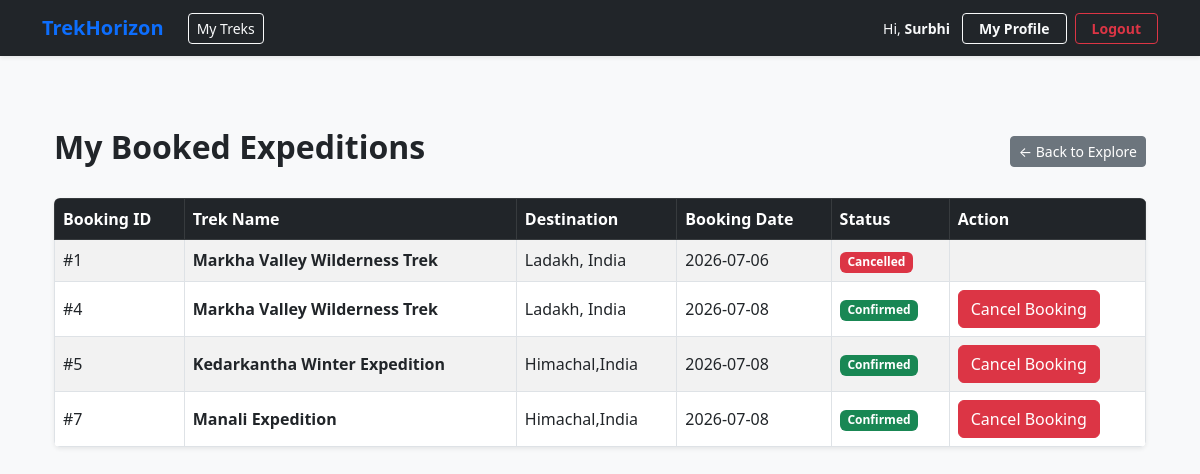
Page /my-bookings (signed in) on the earlier database version.
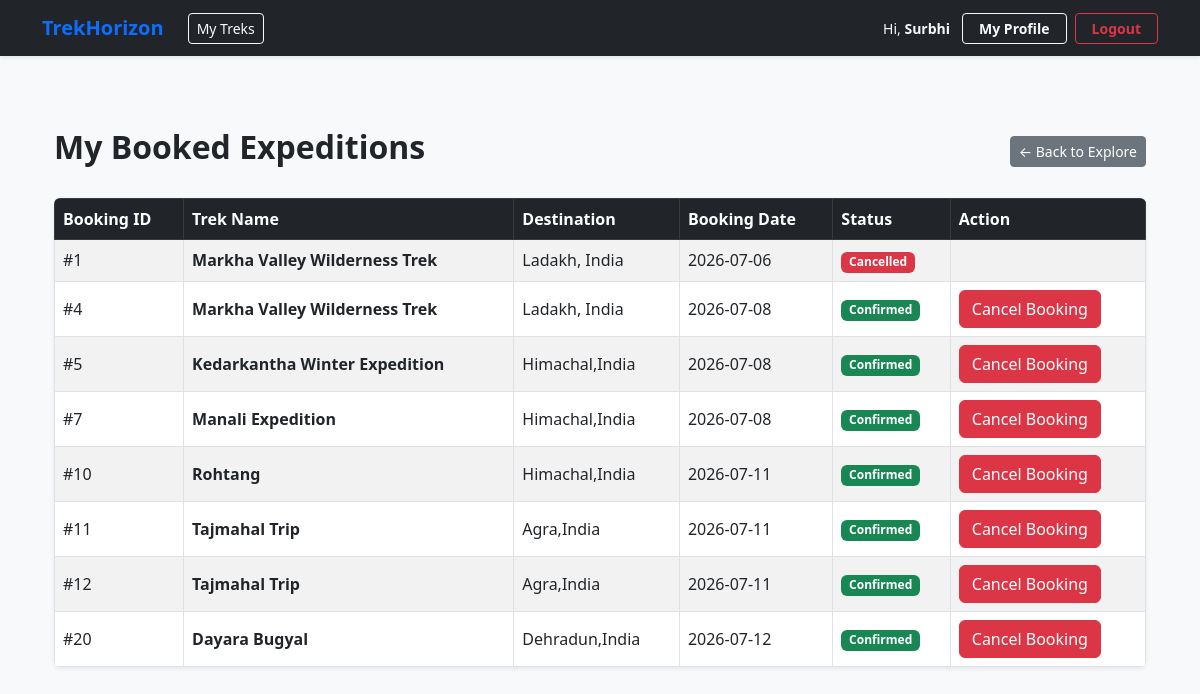
Same page on the later database version.
### models.py (models this page shows)
class Booking(db.Model):
    booking_id = db.Column(db.Integer, primary_key=True, autoincrement=True)
    user_id = db.Column(db.Integer, db.ForeignKey('user.user_id'), nullable=False)
    trek_id = db.Column(db.Integer, db.ForeignKey('trek.trek_id'), nullable=False)
    booking_date = db.Column(db.DateTime, default=datetime.utcnow)
    status = db.Column(db.Enum('Confirmed', 'Cancelled', 'Completed', name='booking_status'), nullable=False, default='Confirmed')

class Trek(db.Model):
    trek_id = db.Column(db.Integer, primary_key=True, autoincrement=True)
    trek_name = db.Column(db.String(150), nullable=False)
    location = db.Column(db.String(150), nullable=False)
    difficulty = db.Column(db.Enum('Easy', 'Moderate', 'Hard', name='trek_difficulty'), nullable=False)
    duration_days = db.Column(db.Integer, nullable=False)
    available_slots = db.Column(db.Integer, nullable=False)
    max_slots = db.Column(db.Integer, nullable=False)
    start_date = db.Column(db.Date, nullable=False)
    end_date = db.Column(db.Date, nullable=False)
    status = db.Column(db.Enum('Pending', 'Started', 'Open', 'Closed', 'Completed', name='trek_status'), nullable=False)
    assigned_staff_id = db.Column(db.Integer, db.ForeignKey('user.user_id'), nullable=True)
    cost_per_person = db.Column(db.Float, nullable=False, default=0.0)
    meeting_point = db.Column(db.String(255), nullable=True)
    description = db.Column(db.Text, nullable=True)
    bookings = db.relationship('Booking', backref='trek', lazy=True)

### routes/user.py (the view)
@app.route('/my-bookings')
def my_bookings():
    if 'user_id' not in session or session['user_role'] != 'Trekker':
        return redirect('/login')
    user_id = session['user_id']
    user_bookings = Booking.query.filter_by(user_id=user_id).all()
    return render_template('my_bookings.html', bookings=user_bookings )

### templates/my_bookings.html (shortened to what this page needs)
{% extends 'base.html' %}
{% block content %}
<div class="container mt-5">
    <div class="d-flex justify-content-between align-items-center mb-4">
        <h2 class="fw-bold text-dark">My Booked Expeditions</h2>
        <a href="/dashboard" class="btn btn-secondary btn-sm">← Back to Explore</a>
    </div>
    {% if bookings %}
    <div class="table-responsive shadow-sm rounded">
        <table class="table table-bordered table-striped align-middle m-0 bg-white">
            <thead class="table-dark">
                <tr>
                    <th>Booking ID</th>
                    <th>Trek Name</th>
                    <th>Destination</th>
                    <th>Booking Date</th>
                    <th>Status</th>
                    <th>Action</th>
                </tr>
            </thead>
            <tbody>
                {% for booking in bookings %}
                <tr>
                    <td>#{{ booking.booking_id }}</td>
                    <td><strong>{{ booking.trek.trek_name }}</strong></td>
                    <td> {{ booking.trek.location }}</td>
                    <td>{{booking.booking_date.strftime('%Y-%m-%d') }}</td>
                    <td>
                        {% if booking.status == 'Cancelled' %}
                            <span class="badge bg-danger">Cancelled</span>
                        {% else %}
                            <span class="badge bg-success">Confirmed</span>
                        {% endif %}
                    </td>
                    <td>
                        {% if booking.status == 'Confirmed' %}
                            <form action="/booking/delete/{{ booking.booking_id }}" method="POST" class="d-inline" onsubmit="return confirm('Are you sure you want to cancel this booking?');">
                                <button type="submit" class="btn btn-danger ">
                                    Cancel Booking
                                </button>
                            </form>
                        {% endif %}
                    </td>
                </tr>
                {% endfor %}
            </tbody>
        </table>
    </div>
    {% endif %}
</div>
{% endblock %}

Differences in the rows shown:
added Booking: booking_id "10", trek.trek_name "Rohtang", trek.location "Himachal,India", booking_date "2026-07-11", status "Confirmed"
added Booking: booking_id "11", trek.trek_name "Tajmahal Trip", trek.location "Agra,India", booking_date "2026-07-11", status "Confirmed"
added Booking: booking_id "12", trek.trek_name "Tajmahal Trip", trek.location "Agra,India", booking_date "2026-07-11", status "Confirmed"
added Booking: booking_id "20", trek.trek_name "Dayara Bugyal", trek.location "Dehradun,India", booking_date "2026-07-12", status "Confirmed"
